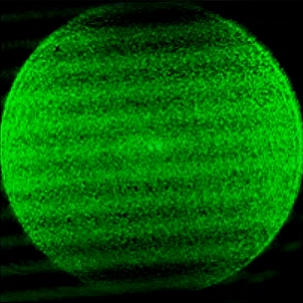
%> input picture spatial_filtering_fourier/prueba.tif, 303 x 303 px
$ octave spatial_filtering_fourier.m   (GNU Octave 9; MATLAB toolbox functions it lacks are replaced by stand-ins)
%> lines starting %> are read from the running program, lines starting %| are printed output that depends on the picture
clear;
clc;
close all;

prompt = 'Ingrese el nombre de la imagen a filtrar (ejemplo.jpg): ';
a = input(prompt,'s');
%> the answer given: prueba.tif

objeto = imread(a);
%> objeto is the input picture: size 303x303x3 uint8; mean R, G, B 3.4, 90, 3.6
sizObj = size(objeto);
%> sizObj = [303 303 3]

stat = mod(sizObj(1,1), 2);
%> stat = 1
stat1 = mod(sizObj(1,2), 2);
%> stat1 = 1

if not(stat == 0)
    newq = int32((sizObj(1,1)-1));
%> newq = 302
    objeto = imresize(objeto, [newq sizObj(1,2)]);
%> objeto: size 302x303x3 uint8
end

sizObj = size(objeto);
%> sizObj = [302 303 3]

if not(stat1 == 0)
    newq = int32((sizObj(1,2)-1));
    objeto = imresize(objeto, [sizObj(1,1) newq]);
%> objeto: size 302x302x3 uint8
end

objeto = rgb2gray(objeto(:,:,1:3));
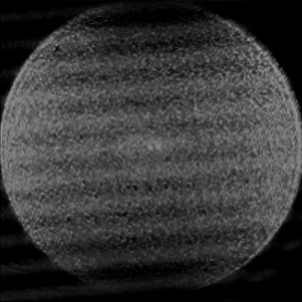
%> objeto: size 302x302 uint8; min 0, max 153, mean 54.3
figure(1);
imagesc(objeto);
axis image;
colormap gray;
FOTO = fftshift(fft2(objeto)); % Hago transformada de fourier
figure(2);
imagesc(log10(abs(FOTO))); %log10 abs para poder visualizar la parte real
axis image;
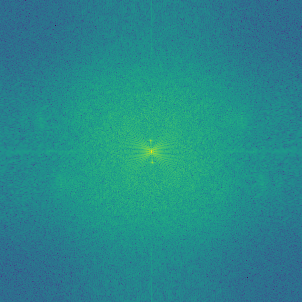
%> displayed picture: size 302x302x3, on the screen's scale of 0 to 255; mean R, G, B 37.9, 137.6, 139.2
FILTRO = ones(size(objeto)); %Creo matriz de 1s para hacer de removedor
%> (the run ends here)
